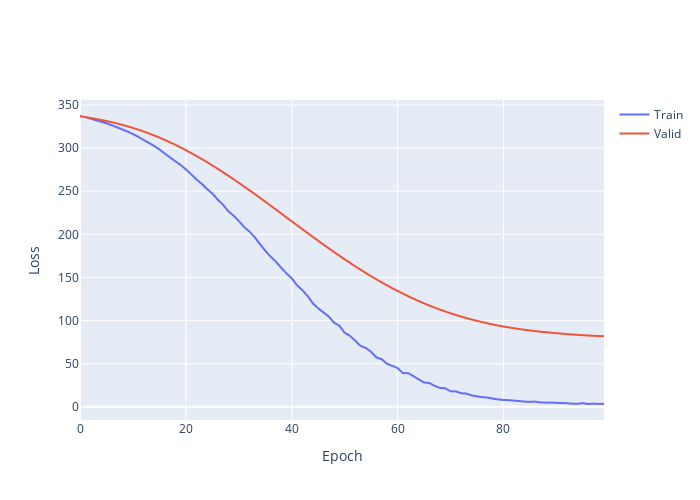

The notebook cell this image was saved under:
### Code cell
fig = go.Figure()
fig.add_trace(go.Scattergl(y=history.history['loss'],
                    name='Train'))

fig.add_trace(go.Scattergl(y=history.history['val_loss'],
                     name='Valid'))

fig.update_layout(height=500, width=700,
                  xaxis_title='Epoch',
                  yaxis_title='Loss')
fig.show()
